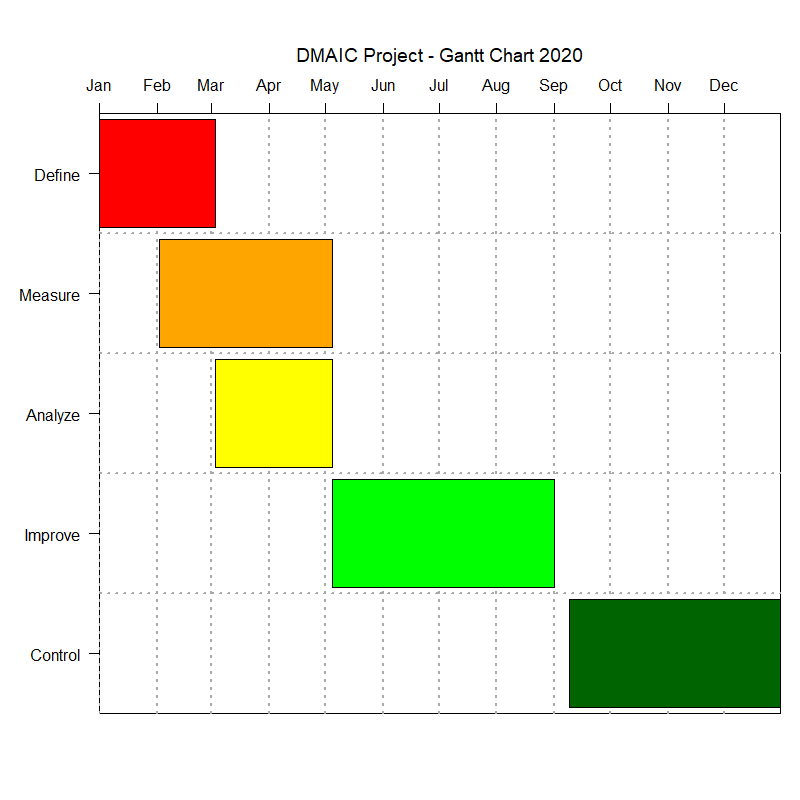

Write the R code that produced this figure.
### GANTT CHART ###

# Import plotrix package
library(plotrix)

# Set date format
Ymd.format <- "%/%/%"

# Define tasks, starting times and ending times 
gantt.info <- list(labels =
                     c("",                            # task 1
                       "",                            # task 2
                       "",                            # task 3
                       "",                            # task 4
                       ""),                           # task 5
                   starts = as.POSIXct(strptime(
                     c("//",                          # initial date task #1
                       "//",                          # initial date task #2
                       "//",                          # initial date task #3
                       "//",                          # initial date task #4
                       "//"),                         # initial date task #5
                     format = Ymd.format)),
                   ends = as.POSIXct(strptime(
                     c("//",                          # ending date task #1
                       "//",                          # ending date task #2
                       "//",                          # ending date task #3
                       "//",                          # ending date task #4
                       "//"),                         # ending date task #5
                     format = Ymd.format)))

# Define vertical grids positions
vgridpos <- as.POSIXct(strptime(c(
  "2020/01/01",
  "2020/02/01",
  "2020/03/01",
  "2020/04/01",
  "2020/05/01",
  "2020/06/01",
  "2020/07/01",
  "2020/08/01",
  "2020/09/01",
  "2020/10/01",
  "2020/11/01",
  "2020/12/01"),
  format = Ymd.format))

# Define vertical grids labels
vgridlab <- month.abb

# Build Gantt chart
gantt.chart(gantt.info,
            main = "",                      # type in the Gantt chart title
            priority.legend = FALSE,        # priority.legend refers to the priority legend
            vgridpos = vgridpos,            # vgridps refers to the vertical grid positions
            vgridlab = vgridlab,            # vgridlab refers to the vertical grid labels
            hgrid = TRUE,                   # hgrid refers to the horizontal grids between activities
            half.height = 0.45,             # half.height refers to the bars height (from 0.1 to 0.5)
            border.col = "black",           # border.col refers to the bars border color
            taskcolors=c("","","","",""))   # taskcolors refers to the bars colors

# EXAMPLE

library(plotrix)

Ymd.format <- "%Y/%m/%d"

gantt.info <- list(labels =
                     c("Define",
                       "Measure",
                       "Analyze",
                       "Improve",
                       "Control"),
                   starts = as.POSIXct(strptime(
                     c("2020/01/01",
                       "2020/02/02",
                       "2020/03/03",
                       "2020/05/05",
                       "2020/09/09"),
                   format = Ymd.format)),
                   ends = as.POSIXct(strptime(
                     c("2020/03/03",
                       "2020/05/05",
                       "2020/05/05",
                       "2020/09/01",
                       "2020/12/31"),
                   format = Ymd.format)))

vgridpos <- as.POSIXct(strptime(c(
  "2020/01/01",
  "2020/02/01",
  "2020/03/01",
  "2020/04/01",
  "2020/05/01",
  "2020/06/01",
  "2020/07/01",
  "2020/08/01",
  "2020/09/01",
  "2020/10/01",
  "2020/11/01",
  "2020/12/01"),
  format = Ymd.format))

vgridlab <- month.abb

gantt.chart(gantt.info,
            main = "DMAIC Project - Gantt Chart 2020",
            priority.legend = FALSE,
            vgridpos = vgridpos,
            vgridlab = vgridlab,
            hgrid = TRUE,
            half.height = 0.45,
            border.col = "black",
            taskcolors = c("red", "orange", "yellow", "green", "dark green"))
